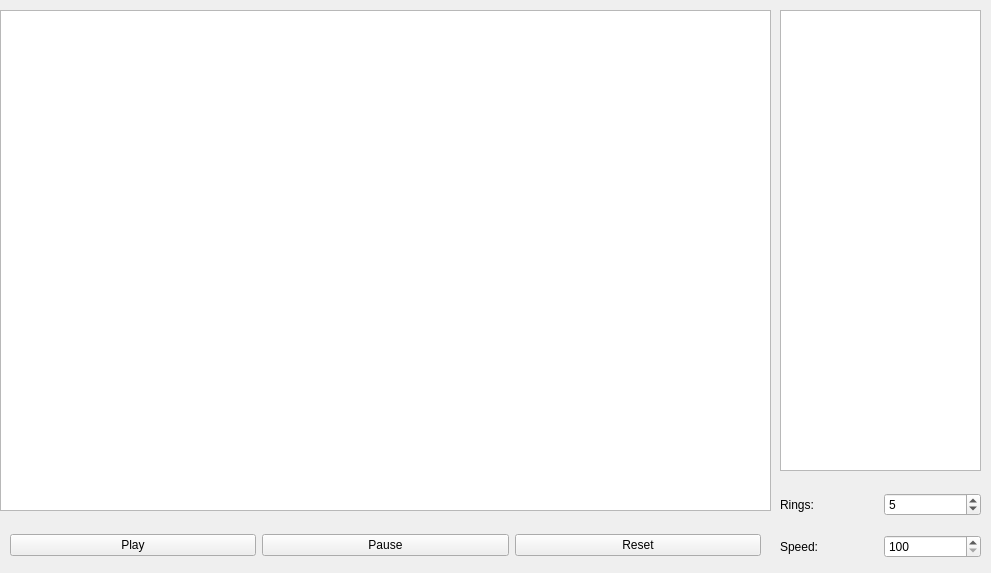
<?xml version="1.0" encoding="UTF-8"?>
<ui version="4.0">
 <class>MainWindow</class>
 <widget class="QMainWindow" name="MainWindow">
  <property name="geometry">
   <rect>
    <x>0</x>
    <y>0</y>
    <width>991</width>
    <height>573</height>
   </rect>
  </property>
  <property name="windowTitle">
   <string>MainWindow</string>
  </property>
  <widget class="QWidget" name="centralwidget">
   <widget class="QGraphicsView" name="hanoiView">
    <property name="geometry">
     <rect>
      <x>0</x>
      <y>10</y>
      <width>771</width>
      <height>501</height>
     </rect>
    </property>
   </widget>
   <widget class="QWidget" name="horizontalLayoutWidget">
    <property name="geometry">
     <rect>
      <x>10</x>
      <y>520</y>
      <width>751</width>
      <height>51</height>
     </rect>
    </property>
    <layout class="QHBoxLayout" name="horizontalLayout">
     <item>
      <widget class="QPushButton" name="playBtn">
       <property name="text">
        <string>Play</string>
       </property>
      </widget>
     </item>
     <item>
      <widget class="QPushButton" name="pauseBtn">
       <property name="text">
        <string>Pause</string>
       </property>
      </widget>
     </item>
     <item>
      <widget class="QPushButton" name="stopBtn">
       <property name="text">
        <string>Reset</string>
       </property>
      </widget>
     </item>
    </layout>
   </widget>
   <widget class="QTableWidget" name="hanoiActions">
    <property name="enabled">
     <bool>true</bool>
    </property>
    <property name="geometry">
     <rect>
      <x>780</x>
      <y>10</y>
      <width>201</width>
      <height>461</height>
     </rect>
    </property>
   </widget>
   <widget class="QWidget" name="gridLayoutWidget">
    <property name="geometry">
     <rect>
      <x>780</x>
      <y>480</y>
      <width>201</width>
      <height>91</height>
     </rect>
    </property>
    <layout class="QGridLayout" name="gridLayout">
     <item row="0" column="0">
      <widget class="QLabel" name="label">
       <property name="text">
        <string>Rings:</string>
       </property>
      </widget>
     </item>
     <item row="1" column="0">
      <widget class="QLabel" name="label_2">
       <property name="text">
        <string>Speed:</string>
       </property>
      </widget>
     </item>
     <item row="0" column="1">
      <widget class="QSpinBox" name="ringsSpinBox">
       <property name="minimum">
        <number>1</number>
       </property>
       <property name="maximum">
        <number>10</number>
       </property>
       <property name="value">
        <number>5</number>
       </property>
      </widget>
     </item>
     <item row="1" column="1">
      <widget class="QSpinBox" name="speedSpinBox">
       <property name="minimum">
        <number>100</number>
       </property>
       <property name="maximum">
        <number>12000</number>
       </property>
       <property name="singleStep">
        <number>100</number>
       </property>
      </widget>
     </item>
    </layout>
   </widget>
  </widget>
 </widget>
 <resources/>
 <connections/>
</ui>
